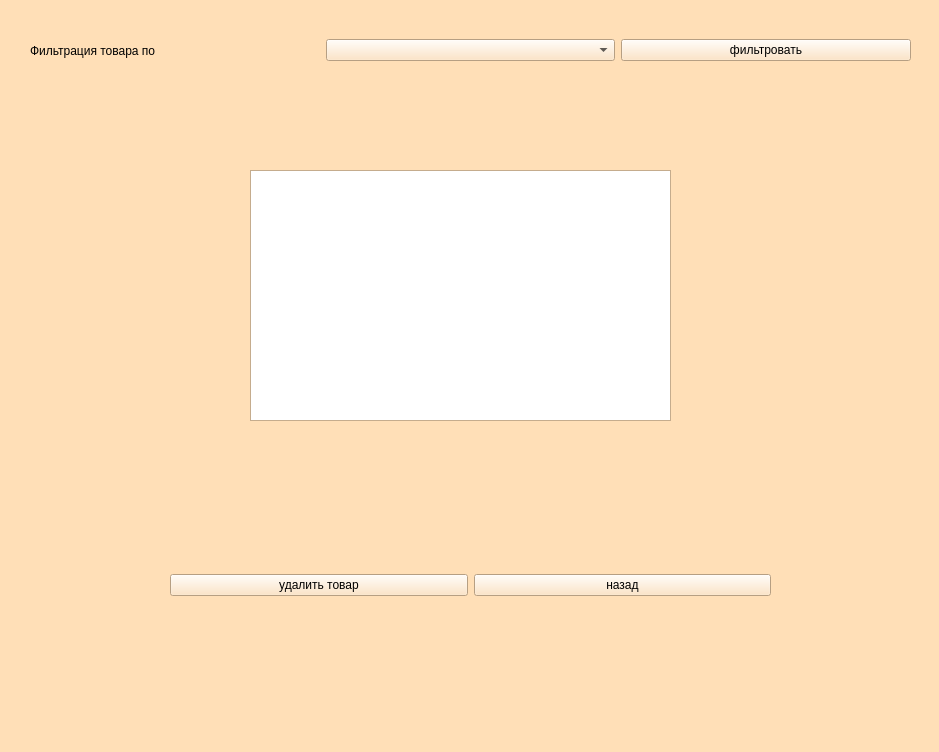
<?xml version="1.0" encoding="UTF-8"?>
<ui version="4.0">
 <class>Form</class>
 <widget class="QWidget" name="Form">
  <property name="geometry">
   <rect>
    <x>0</x>
    <y>0</y>
    <width>939</width>
    <height>752</height>
   </rect>
  </property>
  <property name="palette">
   <palette>
    <active>
     <colorrole role="WindowText">
      <brush brushstyle="SolidPattern">
       <color alpha="255">
        <red>0</red>
        <green>0</green>
        <blue>0</blue>
       </color>
      </brush>
     </colorrole>
     <colorrole role="Button">
      <brush brushstyle="SolidPattern">
       <color alpha="255">
        <red>255</red>
        <green>223</green>
        <blue>183</blue>
       </color>
      </brush>
     </colorrole>
     <colorrole role="Light">
      <brush brushstyle="SolidPattern">
       <color alpha="255">
        <red>255</red>
        <green>255</green>
        <blue>255</blue>
       </color>
      </brush>
     </colorrole>
     <colorrole role="Midlight">
      <brush brushstyle="SolidPattern">
       <color alpha="255">
        <red>255</red>
        <green>239</green>
        <blue>219</blue>
       </color>
      </brush>
     </colorrole>
     <colorrole role="Dark">
      <brush brushstyle="SolidPattern">
       <color alpha="255">
        <red>127</red>
        <green>111</green>
        <blue>91</blue>
       </color>
      </brush>
     </colorrole>
     <colorrole role="Mid">
      <brush brushstyle="SolidPattern">
       <color alpha="255">
        <red>170</red>
        <green>149</green>
        <blue>122</blue>
       </color>
      </brush>
     </colorrole>
     <colorrole role="Text">
      <brush brushstyle="SolidPattern">
       <color alpha="255">
        <red>0</red>
        <green>0</green>
        <blue>0</blue>
       </color>
      </brush>
     </colorrole>
     <colorrole role="BrightText">
      <brush brushstyle="SolidPattern">
       <color alpha="255">
        <red>255</red>
        <green>255</green>
        <blue>255</blue>
       </color>
      </brush>
     </colorrole>
     <colorrole role="ButtonText">
      <brush brushstyle="SolidPattern">
       <color alpha="255">
        <red>0</red>
        <green>0</green>
        <blue>0</blue>
       </color>
      </brush>
     </colorrole>
     <colorrole role="Base">
      <brush brushstyle="SolidPattern">
       <color alpha="255">
        <red>255</red>
        <green>255</green>
        <blue>255</blue>
       </color>
      </brush>
     </colorrole>
     <colorrole role="Window">
      <brush brushstyle="SolidPattern">
       <color alpha="255">
        <red>255</red>
        <green>223</green>
        <blue>183</blue>
       </color>
      </brush>
     </colorrole>
     <colorrole role="Shadow">
      <brush brushstyle="SolidPattern">
       <color alpha="255">
        <red>0</red>
        <green>0</green>
        <blue>0</blue>
       </color>
      </brush>
     </colorrole>
     <colorrole role="AlternateBase">
      <brush brushstyle="SolidPattern">
       <color alpha="255">
        <red>255</red>
        <green>239</green>
        <blue>219</blue>
       </color>
      </brush>
     </colorrole>
     <colorrole role="ToolTipBase">
      <brush brushstyle="SolidPattern">
       <color alpha="255">
        <red>255</red>
        <green>255</green>
        <blue>220</blue>
       </color>
      </brush>
     </colorrole>
     <colorrole role="ToolTipText">
      <brush brushstyle="SolidPattern">
       <color alpha="255">
        <red>0</red>
        <green>0</green>
        <blue>0</blue>
       </color>
      </brush>
     </colorrole>
     <colorrole role="PlaceholderText">
      <brush brushstyle="SolidPattern">
       <color alpha="128">
        <red>0</red>
        <green>0</green>
        <blue>0</blue>
       </color>
      </brush>
     </colorrole>
    </active>
    <inactive>
     <colorrole role="WindowText">
      <brush brushstyle="SolidPattern">
       <color alpha="255">
        <red>0</red>
        <green>0</green>
        <blue>0</blue>
       </color>
      </brush>
     </colorrole>
     <colorrole role="Button">
      <brush brushstyle="SolidPattern">
       <color alpha="255">
        <red>255</red>
        <green>223</green>
        <blue>183</blue>
       </color>
      </brush>
     </colorrole>
     <colorrole role="Light">
      <brush brushstyle="SolidPattern">
       <color alpha="255">
        <red>255</red>
        <green>255</green>
        <blue>255</blue>
       </color>
      </brush>
     </colorrole>
     <colorrole role="Midlight">
      <brush brushstyle="SolidPattern">
       <color alpha="255">
        <red>255</red>
        <green>239</green>
        <blue>219</blue>
       </color>
      </brush>
     </colorrole>
     <colorrole role="Dark">
      <brush brushstyle="SolidPattern">
       <color alpha="255">
        <red>127</red>
        <green>111</green>
        <blue>91</blue>
       </color>
      </brush>
     </colorrole>
     <colorrole role="Mid">
      <brush brushstyle="SolidPattern">
       <color alpha="255">
        <red>170</red>
        <green>149</green>
        <blue>122</blue>
       </color>
      </brush>
     </colorrole>
     <colorrole role="Text">
      <brush brushstyle="SolidPattern">
       <color alpha="255">
        <red>0</red>
        <green>0</green>
        <blue>0</blue>
       </color>
      </brush>
     </colorrole>
     <colorrole role="BrightText">
      <brush brushstyle="SolidPattern">
       <color alpha="255">
        <red>255</red>
        <green>255</green>
        <blue>255</blue>
       </color>
      </brush>
     </colorrole>
     <colorrole role="ButtonText">
      <brush brushstyle="SolidPattern">
       <color alpha="255">
        <red>0</red>
        <green>0</green>
        <blue>0</blue>
       </color>
      </brush>
     </colorrole>
     <colorrole role="Base">
      <brush brushstyle="SolidPattern">
       <color alpha="255">
        <red>255</red>
        <green>255</green>
        <blue>255</blue>
       </color>
      </brush>
     </colorrole>
     <colorrole role="Window">
      <brush brushstyle="SolidPattern">
       <color alpha="255">
        <red>255</red>
        <green>223</green>
        <blue>183</blue>
       </color>
      </brush>
     </colorrole>
     <colorrole role="Shadow">
      <brush brushstyle="SolidPattern">
       <color alpha="255">
        <red>0</red>
        <green>0</green>
        <blue>0</blue>
       </color>
      </brush>
     </colorrole>
     <colorrole role="AlternateBase">
      <brush brushstyle="SolidPattern">
       <color alpha="255">
        <red>255</red>
        <green>239</green>
        <blue>219</blue>
       </color>
      </brush>
     </colorrole>
     <colorrole role="ToolTipBase">
      <brush brushstyle="SolidPattern">
       <color alpha="255">
        <red>255</red>
        <green>255</green>
        <blue>220</blue>
       </color>
      </brush>
     </colorrole>
     <colorrole role="ToolTipText">
      <brush brushstyle="SolidPattern">
       <color alpha="255">
        <red>0</red>
        <green>0</green>
        <blue>0</blue>
       </color>
      </brush>
     </colorrole>
     <colorrole role="PlaceholderText">
      <brush brushstyle="SolidPattern">
       <color alpha="128">
        <red>0</red>
        <green>0</green>
        <blue>0</blue>
       </color>
      </brush>
     </colorrole>
    </inactive>
    <disabled>
     <colorrole role="WindowText">
      <brush brushstyle="SolidPattern">
       <color alpha="255">
        <red>127</red>
        <green>111</green>
        <blue>91</blue>
       </color>
      </brush>
     </colorrole>
     <colorrole role="Button">
      <brush brushstyle="SolidPattern">
       <color alpha="255">
        <red>255</red>
        <green>223</green>
        <blue>183</blue>
       </color>
      </brush>
     </colorrole>
     <colorrole role="Light">
      <brush brushstyle="SolidPattern">
       <color alpha="255">
        <red>255</red>
        <green>255</green>
        <blue>255</blue>
       </color>
      </brush>
     </colorrole>
     <colorrole role="Midlight">
      <brush brushstyle="SolidPattern">
       <color alpha="255">
        <red>255</red>
        <green>239</green>
        <blue>219</blue>
       </color>
      </brush>
     </colorrole>
     <colorrole role="Dark">
      <brush brushstyle="SolidPattern">
       <color alpha="255">
        <red>127</red>
        <green>111</green>
        <blue>91</blue>
       </color>
      </brush>
     </colorrole>
     <colorrole role="Mid">
      <brush brushstyle="SolidPattern">
       <color alpha="255">
        <red>170</red>
        <green>149</green>
        <blue>122</blue>
       </color>
      </brush>
     </colorrole>
     <colorrole role="Text">
      <brush brushstyle="SolidPattern">
       <color alpha="255">
        <red>127</red>
        <green>111</green>
        <blue>91</blue>
       </color>
      </brush>
     </colorrole>
     <colorrole role="BrightText">
      <brush brushstyle="SolidPattern">
       <color alpha="255">
        <red>255</red>
        <green>255</green>
        <blue>255</blue>
       </color>
      </brush>
     </colorrole>
     <colorrole role="ButtonText">
      <brush brushstyle="SolidPattern">
       <color alpha="255">
        <red>127</red>
        <green>111</green>
        <blue>91</blue>
       </color>
      </brush>
     </colorrole>
     <colorrole role="Base">
      <brush brushstyle="SolidPattern">
       <color alpha="255">
        <red>255</red>
        <green>223</green>
        <blue>183</blue>
       </color>
      </brush>
     </colorrole>
     <colorrole role="Window">
      <brush brushstyle="SolidPattern">
       <color alpha="255">
        <red>255</red>
        <green>223</green>
        <blue>183</blue>
       </color>
      </brush>
     </colorrole>
     <colorrole role="Shadow">
      <brush brushstyle="SolidPattern">
       <color alpha="255">
        <red>0</red>
        <green>0</green>
        <blue>0</blue>
       </color>
      </brush>
     </colorrole>
     <colorrole role="AlternateBase">
      <brush brushstyle="SolidPattern">
       <color alpha="255">
        <red>255</red>
        <green>223</green>
        <blue>183</blue>
       </color>
      </brush>
     </colorrole>
     <colorrole role="ToolTipBase">
      <brush brushstyle="SolidPattern">
       <color alpha="255">
        <red>255</red>
        <green>255</green>
        <blue>220</blue>
       </color>
      </brush>
     </colorrole>
     <colorrole role="ToolTipText">
      <brush brushstyle="SolidPattern">
       <color alpha="255">
        <red>0</red>
        <green>0</green>
        <blue>0</blue>
       </color>
      </brush>
     </colorrole>
     <colorrole role="PlaceholderText">
      <brush brushstyle="SolidPattern">
       <color alpha="128">
        <red>0</red>
        <green>0</green>
        <blue>0</blue>
       </color>
      </brush>
     </colorrole>
    </disabled>
   </palette>
  </property>
  <property name="windowTitle">
   <string>Form</string>
  </property>
  <widget class="QWidget" name="layoutWidget">
   <property name="geometry">
    <rect>
     <x>30</x>
     <y>20</y>
     <width>881</width>
     <height>61</height>
    </rect>
   </property>
   <layout class="QHBoxLayout" name="horizontalLayout">
    <item>
     <widget class="QLabel" name="label">
      <property name="text">
       <string>Фильтрация товара по </string>
      </property>
     </widget>
    </item>
    <item>
     <widget class="QComboBox" name="comboBox">
      <property name="palette">
       <palette>
        <active>
         <colorrole role="Light">
          <brush brushstyle="SolidPattern">
           <color alpha="255">
            <red>255</red>
            <green>255</green>
            <blue>255</blue>
           </color>
          </brush>
         </colorrole>
         <colorrole role="Midlight">
          <brush brushstyle="SolidPattern">
           <color alpha="255">
            <red>170</red>
            <green>255</green>
            <blue>127</blue>
           </color>
          </brush>
         </colorrole>
         <colorrole role="LinkVisited">
          <brush brushstyle="SolidPattern">
           <color alpha="255">
            <red>170</red>
            <green>255</green>
            <blue>127</blue>
           </color>
          </brush>
         </colorrole>
        </active>
        <inactive>
         <colorrole role="Light">
          <brush brushstyle="SolidPattern">
           <color alpha="255">
            <red>255</red>
            <green>255</green>
            <blue>255</blue>
           </color>
          </brush>
         </colorrole>
         <colorrole role="Midlight">
          <brush brushstyle="SolidPattern">
           <color alpha="255">
            <red>170</red>
            <green>255</green>
            <blue>127</blue>
           </color>
          </brush>
         </colorrole>
         <colorrole role="LinkVisited">
          <brush brushstyle="SolidPattern">
           <color alpha="255">
            <red>170</red>
            <green>255</green>
            <blue>127</blue>
           </color>
          </brush>
         </colorrole>
        </inactive>
        <disabled>
         <colorrole role="Light">
          <brush brushstyle="SolidPattern">
           <color alpha="255">
            <red>255</red>
            <green>255</green>
            <blue>255</blue>
           </color>
          </brush>
         </colorrole>
         <colorrole role="Midlight">
          <brush brushstyle="SolidPattern">
           <color alpha="255">
            <red>170</red>
            <green>255</green>
            <blue>127</blue>
           </color>
          </brush>
         </colorrole>
         <colorrole role="LinkVisited">
          <brush brushstyle="SolidPattern">
           <color alpha="255">
            <red>170</red>
            <green>255</green>
            <blue>127</blue>
           </color>
          </brush>
         </colorrole>
        </disabled>
       </palette>
      </property>
     </widget>
    </item>
    <item>
     <widget class="QPushButton" name="pushButton">
      <property name="text">
       <string>фильтровать</string>
      </property>
     </widget>
    </item>
   </layout>
  </widget>
  <widget class="QTableWidget" name="tableWidget">
   <property name="geometry">
    <rect>
     <x>250</x>
     <y>170</y>
     <width>421</width>
     <height>251</height>
    </rect>
   </property>
  </widget>
  <widget class="QWidget" name="layoutWidget">
   <property name="geometry">
    <rect>
     <x>170</x>
     <y>550</y>
     <width>601</width>
     <height>71</height>
    </rect>
   </property>
   <layout class="QHBoxLayout" name="horizontalLayout_2">
    <item>
     <widget class="QPushButton" name="pushButton_2">
      <property name="text">
       <string>удалить товар</string>
      </property>
     </widget>
    </item>
    <item>
     <widget class="QPushButton" name="pushback">
      <property name="text">
       <string>назад</string>
      </property>
     </widget>
    </item>
   </layout>
  </widget>
 </widget>
 <resources/>
 <connections/>
</ui>
